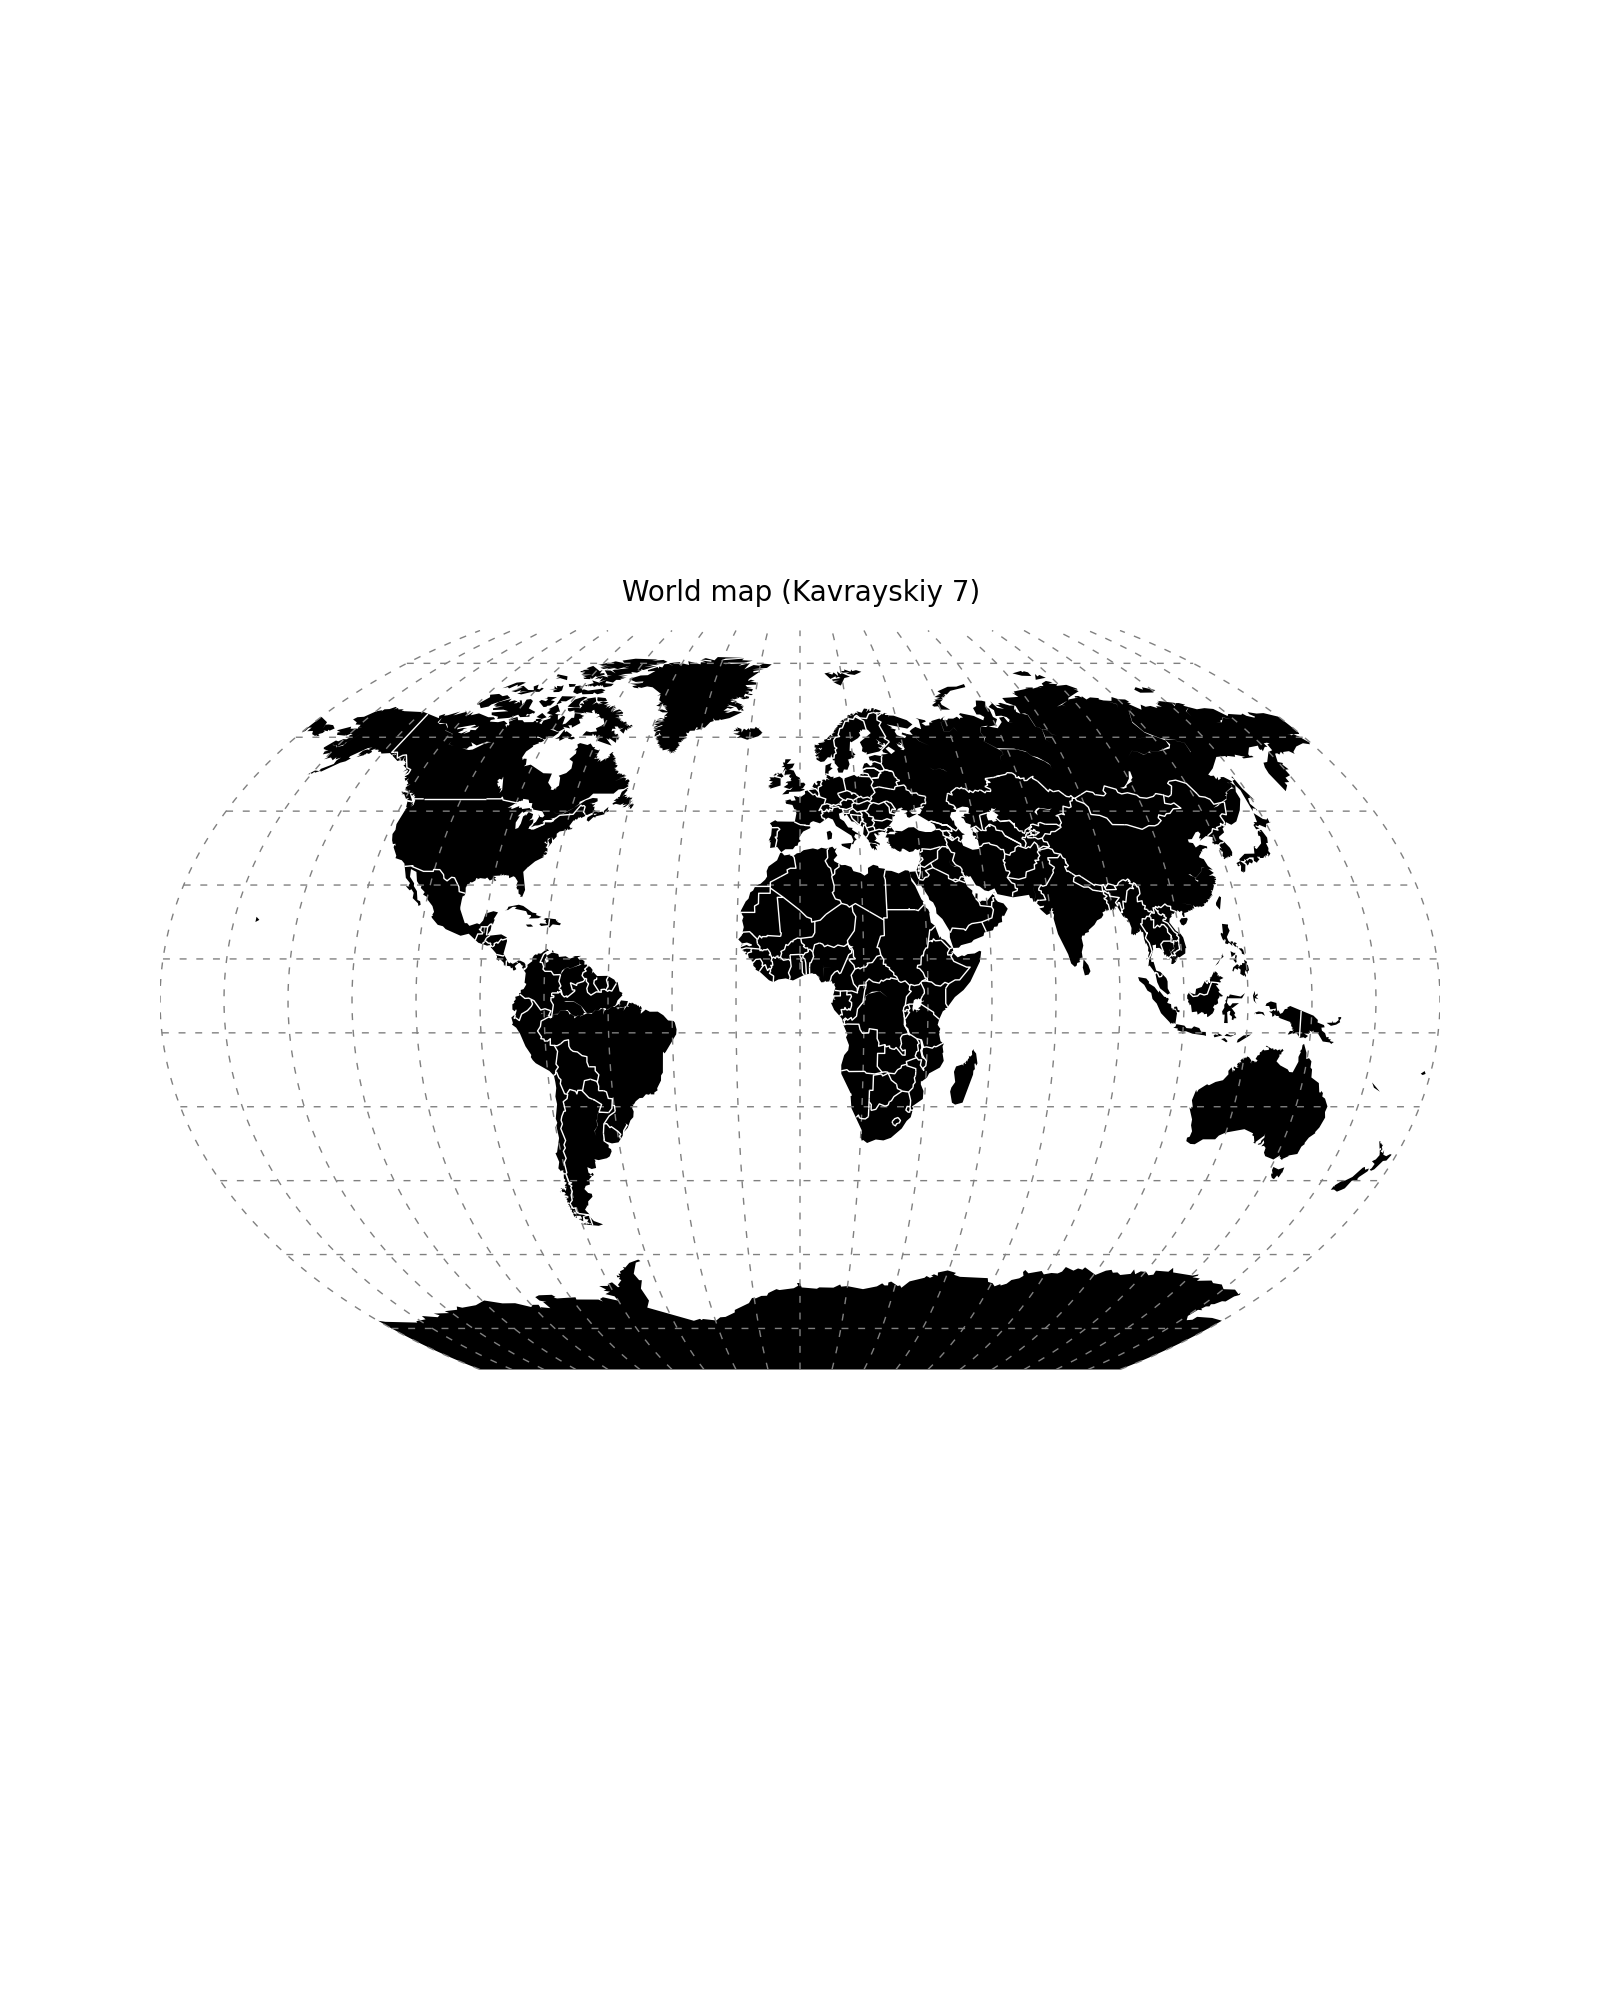

Here is the Python script that generated this plot:
#!/usr/bin/env python

# Code is from http://maxberggren.se/2015/08/04/basemap/

import numpy as np
import matplotlib.pyplot as plt

from mpl_toolkits.basemap import Basemap

m = Basemap(resolution='c',
            projection='kav7',
            lat_0=0.,  # Center around
            lon_0=0.)  # lat 0, lon 0

n_graticules = 18
parallels = np.arange(-80., 90, n_graticules)
meridians = np.arange(0., 360., n_graticules)
lw = 1
dashes = [5, 7]  # 5 dots, 7 spaces... repeat
graticules_color = 'grey'

fig1 = plt.figure(figsize=(16, 20))
fig1.patch.set_facecolor('#e6e8ec')
ax = fig1.add_axes([0.1, 0.1, 0.8, 0.8])

m.drawmapboundary(color='white',
                  linewidth=0.0,
                  fill_color='white')
m.drawparallels(parallels,
                linewidth=lw,
                dashes=dashes,
                color=graticules_color)
m.drawmeridians(meridians,
                linewidth=lw,
                dashes=dashes,
                color=graticules_color)
m.drawcoastlines(linewidth=0)
m.fillcontinents('black',
                 lake_color='white')
m.drawcountries(linewidth=1,
                linestyle='solid',
                color='white',
                zorder=30)

title = plt.title('World map (Kavrayskiy 7)',
                  fontsize=20)
title.set_y(1.03)  # Move the title a bit for niceness
plt.savefig("map_example.png")
